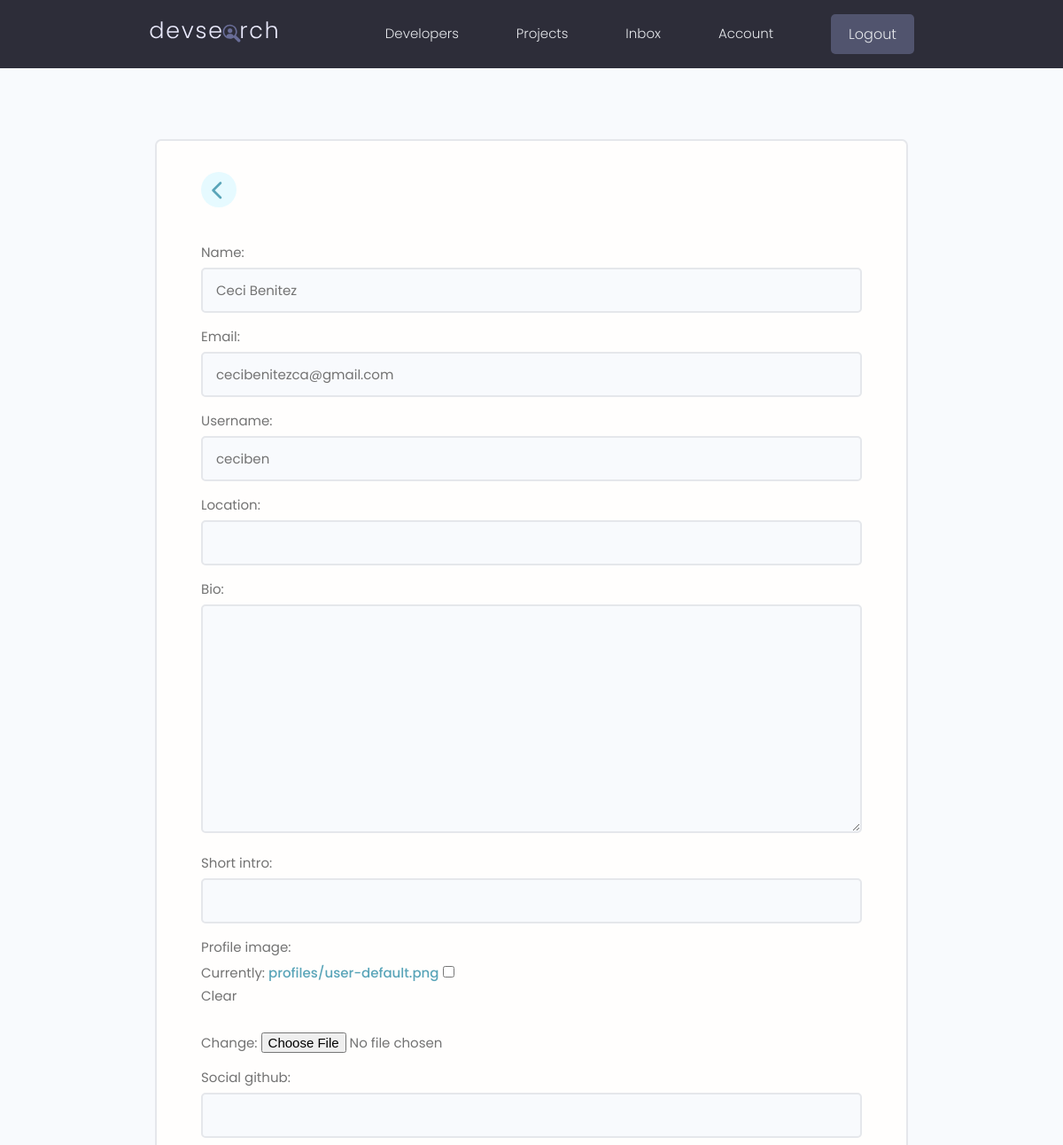
Page /edit-account/ (signed in, upper part) on the earlier database version.
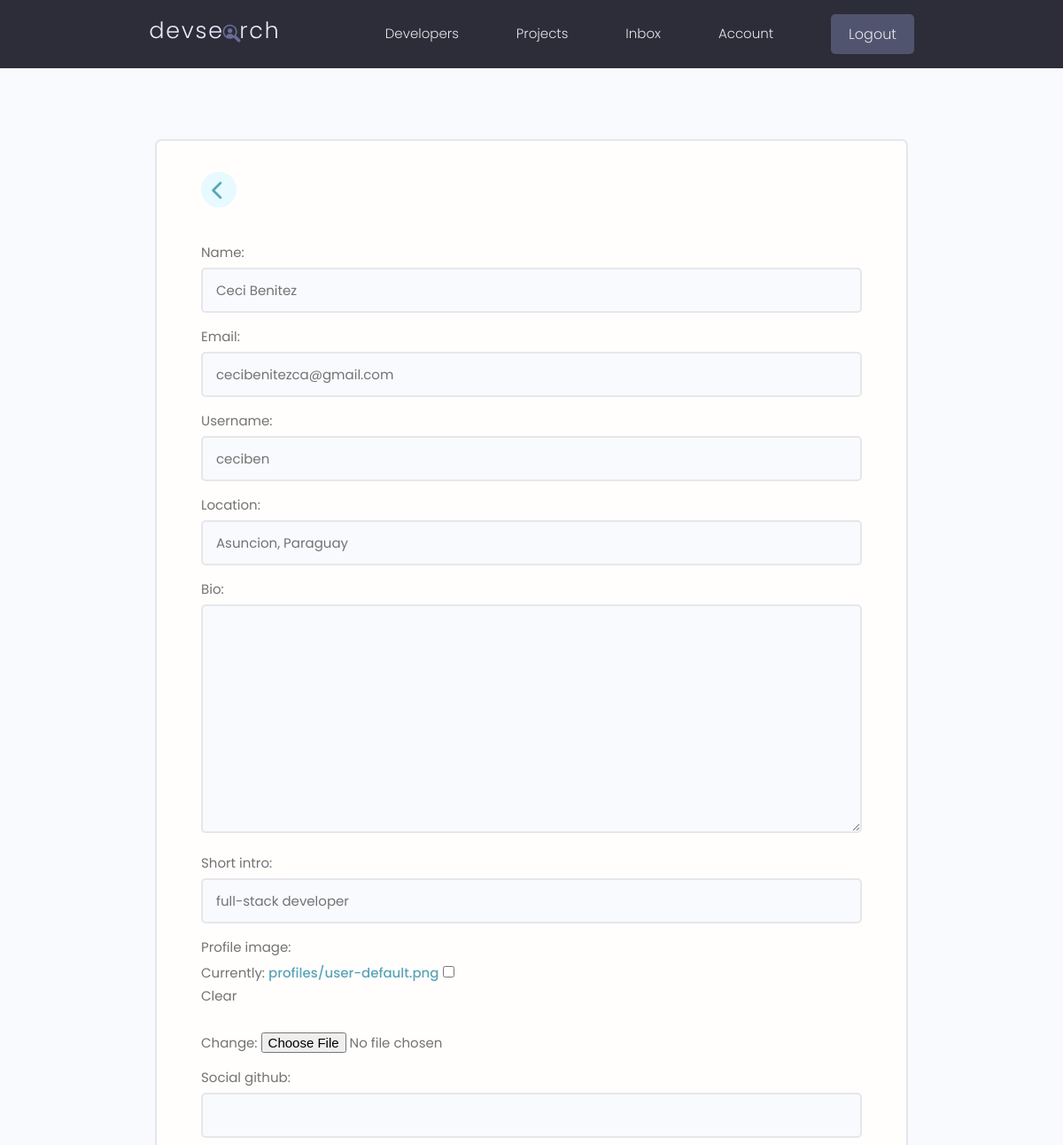
Same page on the later database version.
### users/models.py (models this page shows, shortened)
class Profile(models.Model):
    user = models.OneToOneField(User, on_delete=models.CASCADE, null=True, blank=True)
    name = models.CharField(max_length=200, null=True, blank=True)
    email = models.EmailField(max_length=500, null=True, blank=True)
    username = models.CharField(max_length=200, null=True, blank=True)
    location = models.CharField(max_length=200, null=True, blank=True)
    short_intro = models.CharField(max_length=200, null=True, blank=True)
    bio = models.TextField(null=True, blank=True)
    profile_image = models.ImageField(null=True, blank=True, upload_to="profiles/", default="profiles/user-default.png")
    social_github = models.CharField(max_length=200, null=True, blank=True)
    social_twitter = models.CharField(max_length=200, null=True, blank=True)
    social_linkedin = models.CharField(max_length=200, null=True, blank=True)
    social_youtube = models.CharField(max_length=200, null=True, blank=True)
    social_website = models.CharField(max_length=200, null=True, blank=True)
    created = models.DateTimeField(auto_now_add=True)
    id = models.UUIDField(default=uuid.uuid4, unique=True, primary_key=True, editable=False)

### users/views.py (the view)
# urls.py: path('edit-account/', views.edit_account, name="edit-account"),
@login_required(login_url="login")
def edit_account(request):
    profile = request.user.profile
    form = ProfileForm(instance=profile)
    if request.method == "POST":
        form = ProfileForm(request.POST, request.FILES, instance=profile)
        if form.is_valid():
            form.save()
            return redirect("account")
    context = {"form": form}
    return render(request, 'users/profile_form.html', context)

### users/forms.py
class ProfileForm(ModelForm):
    class Meta:
        model = Profile
        fields = ["name", "email", "username", "location",
                  "bio", "short_intro", "profile_image", "social_github", "social_twitter",
                  "social_linkedin", "social_youtube", "social_website"]
    def __init__(self, *args, **kwargs):
        super(ProfileForm, self).__init__(*args, **kwargs)
        for name, field in self.fields.items():
            field.widget.attrs.update({'class': 'input'})

### users/templates/users/profile_form.html (shortened to what this page needs)
{% extends 'main.html' %}
{% block content %}
<main class="formPage my-xl">
  <div class="content-box">
    <div class="formWrapper">
      <a class="backButton" href="{% url 'account' %}">
        <i class="fa-solid fa-chevron-left"></i>
      </a>
      <br />
      <form class="form" method="POST" action="{% url 'edit-account' %}" enctype="multipart/form-data">
        {% for field in form %}
        <div class="form__field">
          <label for="formInput#text">{{field.label}}: </label>
          {{field}}
        </div>
        {% endfor %}
      </form>
    </div>
  </div>
</main>
{% endblock content %}

Differences in the rows shown:
changed Profile "Ceci Benitez": location (not shown) → "Asuncion, Paraguay"; short_intro (not shown) → "full-stack developer"
